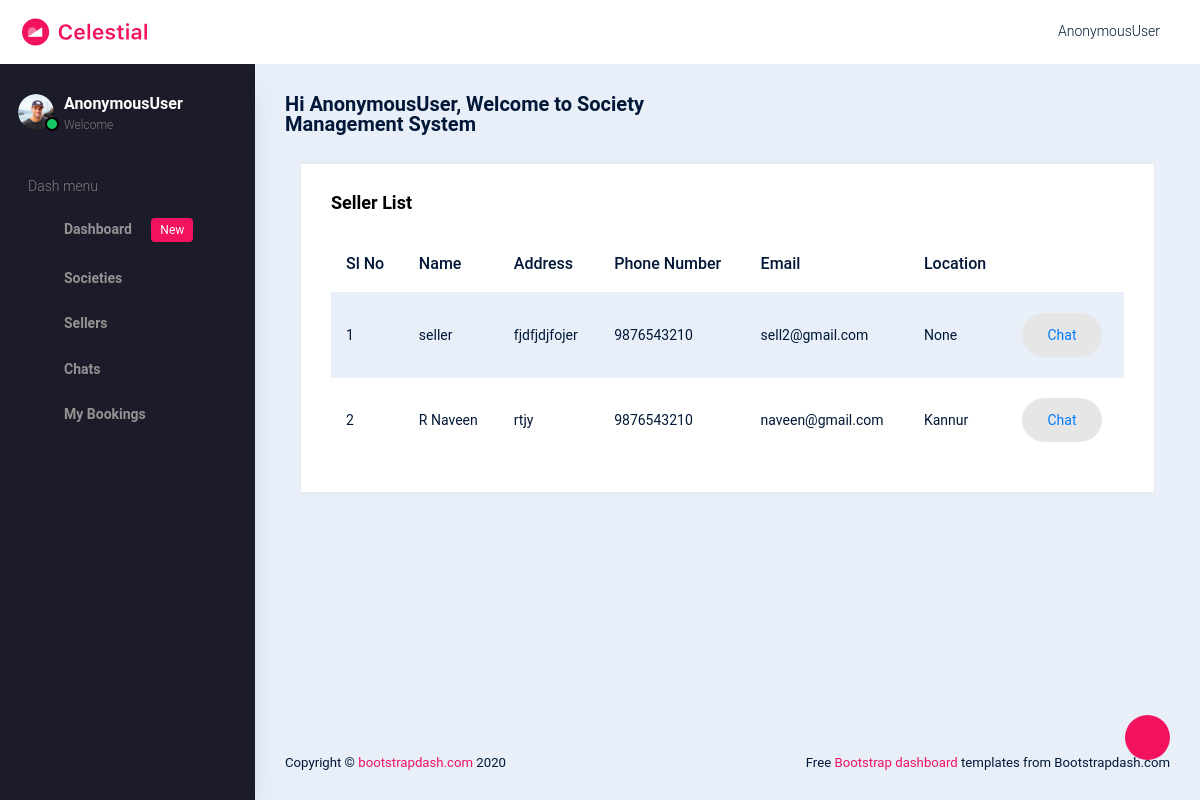
The page /view_sellers_for_buyer on the database as committed earlier.
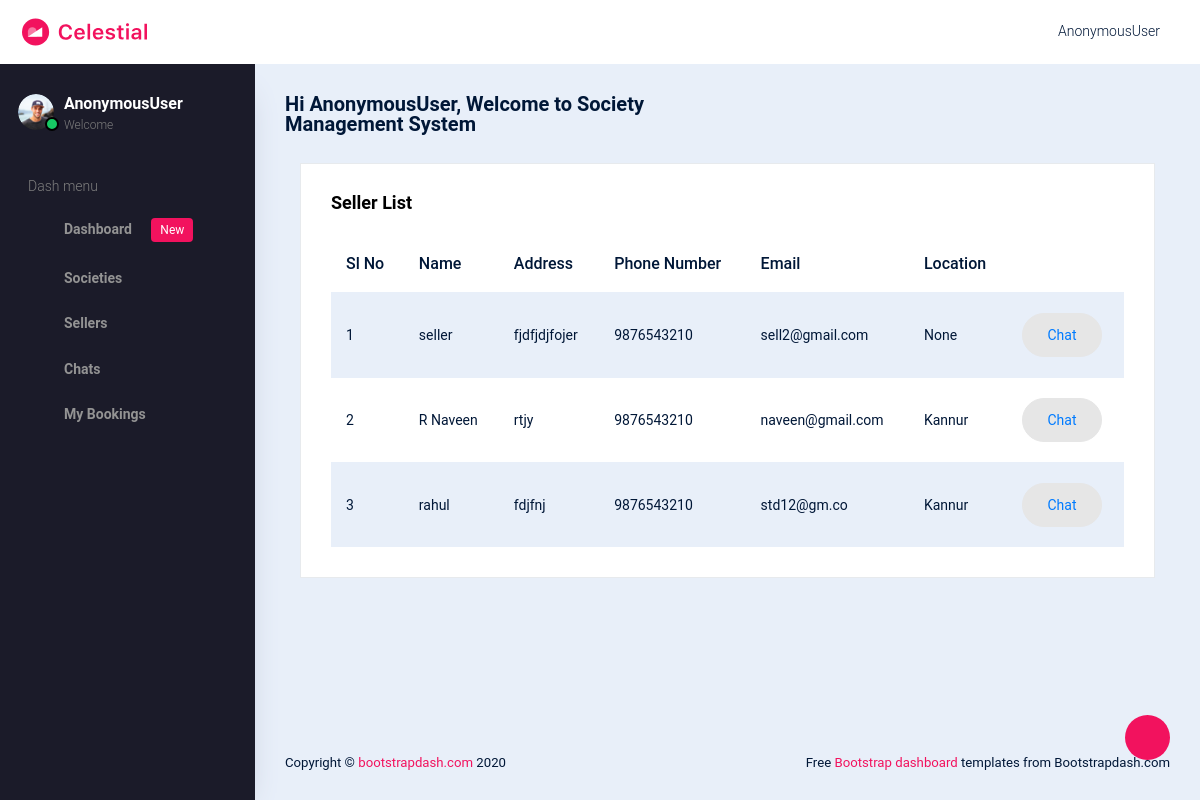
The same page on the database as committed later.
### smsystem_app/models.py (models this page shows, shortened)
class Seller(models.Model):
    user =  models.OneToOneField(CustomUser, on_delete=models.CASCADE, related_name='selleruser',null=True,blank=True)
    name = models.CharField(max_length=100)
    address = models.TextField()
    phone_number = models.CharField(max_length=20)
    email = models.EmailField(null=True, blank=True)
    location = models.CharField(max_length=100, null=True, blank=True)

### smsystem_app/views.py (the view)
# urls.py: path('view_sellers_for_buyer', views.view_sellers_for_buyer, name='view_sellers_for_buyer'),
def view_sellers_for_buyer(request):
    sellers = Seller.objects.all()
    return render(request, 'sellers_view.html', {'sellers': sellers})

### templates/sellers_view.html (shortened to what this page needs)
{% extends 'buyer_home.html' %}
{% load crispy_forms_tags %}
{% block content %}
<div class="col-lg-12 grid-margin stretch-card">
  <div class="card">
    <div class="card-body">
      <h4 class="card-title">Seller List</h4>
      <div class="table-responsive">
        <table class="table table-striped">
          <thead>
            <tr>
              <th>
                Sl No
              </th>
              <th>
                Name
              </th>
              <th>
                Address
              </th>
              <th>
                Phone Number
              </th>
              <th>
                Email
              </th>
              <th>
                Location
              </th>
              <th>
              </th>
            </tr>
          </thead>
          <tbody>
            {% for i in sellers %}
            <tr>
              <td>
                {{ forloop.counter }}
              </td>
              <td>
                {{ i.name }}
              </td>
              <td>
                {{ i.address }}
              </td>
              <td>
                {{ i.phone_number }}
              </td>
              <td>
                {{ i.email }}
              </td>
              <td>
                {{ i.location }}
              </td>
              <td>
                <button type="button" class="btn btn-light btn-rounded btn-fw"><a href="{% url 'view_messages_for_buyer' i.user.id %}" >Chat</a></button>
              </td>
            </tr>
            {% endfor %}
          </tbody>
        </table>
      </div>
    </div>
  </div>
</div>
  {% endblock %}

Rows that differ between the two databases and show on the page:
added Seller: name "rahul", address "fdjfnj", phone_number "9876543210", email "std12@gm.co", location "Kannur"
